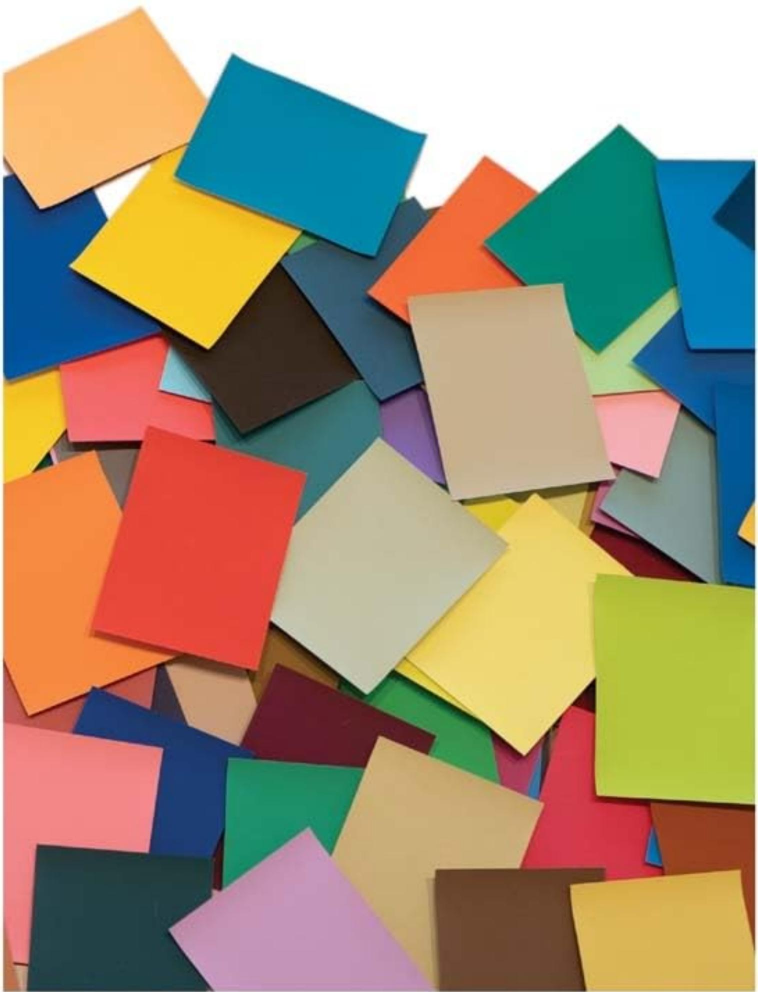
#> input picture probe-test/sample-fig.jpg, 1515 x 1984 px (shown at 1/2 size)
$ python probe_swatch.py ../probe-test/sample-fig.jpg
#> lines starting #> are read from the running program, lines starting #| are printed output that depends on the picture
"""Locate representative patches for the landscape swatch strip.

Scans the source photo at low resolution, keeps pixels matching each named
hue family, and reports the largest blob's centroid as fractional coordinates
so the report strip samples real paint rather than a guessed box.

    python tools/probe_swatch.py <image>
"""
import sys
from collections import deque
from pathlib import Path

from PIL import Image

W = 320

TARGETS = {
    "灯下暖": lambda h, s, v: 18 <= h < 55 and v >= 0.62 and s >= 0.25,
    "黄屋": lambda h, s, v: 35 <= h < 65 and s >= 0.42 and v >= 0.35,
    "红屋": lambda h, s, v: (h < 15 or h >= 340) and s >= 0.45 and v >= 0.25,
    "雪面": lambda h, s, v: s < 0.16 and v >= 0.72,
}


def classify(img):
    w, h = img.size
    px = img.load()
    out = {name: bytearray(w * h) for name in TARGETS}
    for y in range(h):
        for x in range(w):
            r, g, b = px[x, y]
            mx, mn = max(r, g, b), min(r, g, b)
            v = mx / 255.0
            s = 0.0 if mx == 0 else (mx - mn) / mx
            if mx == mn:
                hue = 0.0
            elif mx == r:
                hue = (60 * ((g - b) / (mx - mn))) % 360
            elif mx == g:
                hue = 60 * ((b - r) / (mx - mn)) + 120
            else:
                hue = 60 * ((r - g) / (mx - mn)) + 240
            for name, test in TARGETS.items():
                if test(hue, s, v):
                    out[name][y * w + x] = 1
    return out


def largest_blob(mask, w, h):
    seen = bytearray(w * h)
    best = (0, None)
    for i in range(w * h):
        if not mask[i] or seen[i]:
            continue
        q = deque([i])
        seen[i] = 1
        xs, ys = [], []
        while q:
            j = q.popleft()
            ys.append(j // w)
            xs.append(j % w)
            x, y = j % w, j // w
            for nx, ny in ((x - 1, y), (x + 1, y), (x, y - 1), (x, y + 1)):
                if 0 <= nx < w and 0 <= ny < h:
                    k = ny * w + nx
                    if mask[k] and not seen[k]:
                        seen[k] = 1
                        q.append(k)
        if len(xs) > best[0]:
            best = (len(xs), (min(xs), min(ys), max(xs), max(ys)))
    return best


def main():
    path = Path(sys.argv[1])
    im = Image.open(path).convert("RGB")
#> im is the input picture: PIL image 1515x1984 RGB; mean R, G, B 160.7, 144.9, 119.4
    im.thumbnail((W, W * 4), Image.LANCZOS)
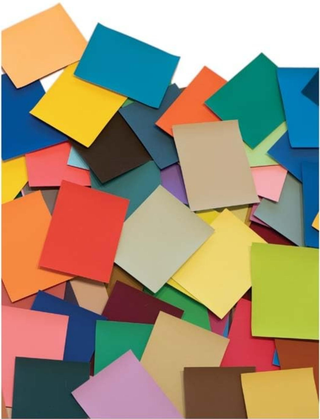
#> im: PIL image 320x419 RGB; mean R, G, B 160.8, 145, 119.5
    w, h = im.size
#> w = 320; h = 419
    masks = classify(im)
#> after the loop in classify, `for y in range(h):`: out = 4 items
#> masks = 4 items
    print(f"source {path.name}  probe {w}x{h}")
#| source sample-fig.jpg  probe 320x419
    for name, mask in masks.items():
        n, box = largest_blob(mask, w, h)
        if not box:
            print(f"{name}: no blob")
            continue
        x0, y0, x1, y1 = box
        print(f"{name}: cells={n} box=({x0 / w:.3f},{y0 / h:.3f},{x1 / w:.3f},{y1 / h:.3f})")
#> this loop made 4 passes
#> (name, n, x0, y0, x1, y1) on passes 1 to 4: ('灯下暖', 8655, 1, 3, 126, 146), ('黄屋', 6544, 167, 206, 317, 339), ('红屋', 8410, 25, 141, 128, 283), ('雪面', 15124, 0, 0, 319, 163)
#| 灯下暖: cells=8655 box=(0.003,0.007,0.394,0.348)
#| 黄屋: cells=6544 box=(0.522,0.492,0.991,0.809)
#| 红屋: cells=8410 box=(0.078,0.337,0.400,0.675)
#| 雪面: cells=15124 box=(0.000,0.000,0.997,0.389)


if __name__ == "__main__":
    main()
